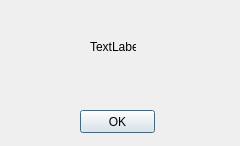
<?xml version="1.0" encoding="UTF-8"?>
<ui version="4.0">
 <class>TextDialog</class>
 <widget class="QDialog" name="TextDialog">
  <property name="geometry">
   <rect>
    <x>0</x>
    <y>0</y>
    <width>240</width>
    <height>146</height>
   </rect>
  </property>
  <property name="windowTitle">
   <string>Dialog</string>
  </property>
  <widget class="QLabel" name="label">
   <property name="geometry">
    <rect>
     <x>90</x>
     <y>40</y>
     <width>46</width>
     <height>13</height>
    </rect>
   </property>
   <property name="text">
    <string>TextLabel</string>
   </property>
  </widget>
  <widget class="QPushButton" name="okButton">
   <property name="geometry">
    <rect>
     <x>80</x>
     <y>110</y>
     <width>75</width>
     <height>23</height>
    </rect>
   </property>
   <property name="text">
    <string>OK</string>
   </property>
  </widget>
 </widget>
 <resources/>
 <connections/>
</ui>
